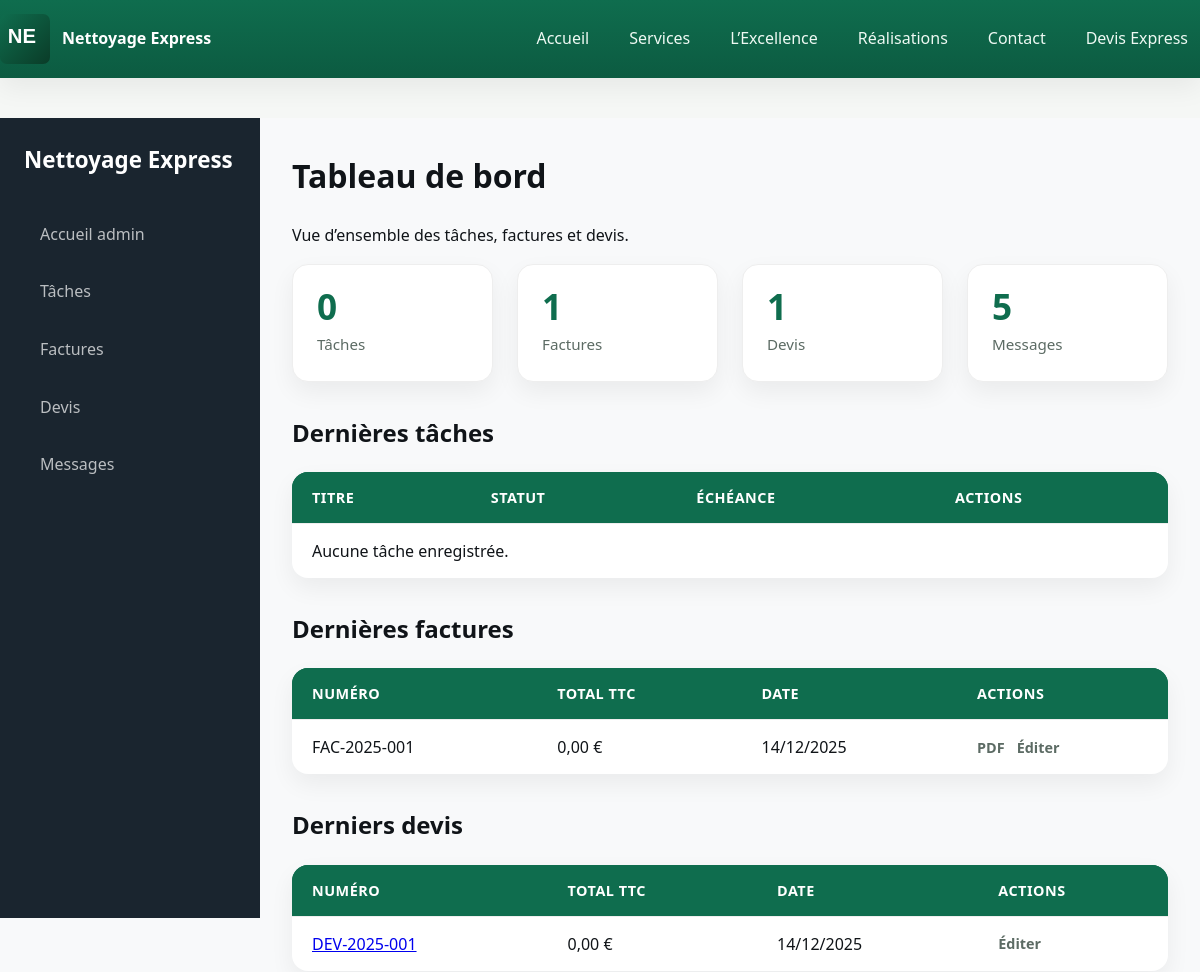
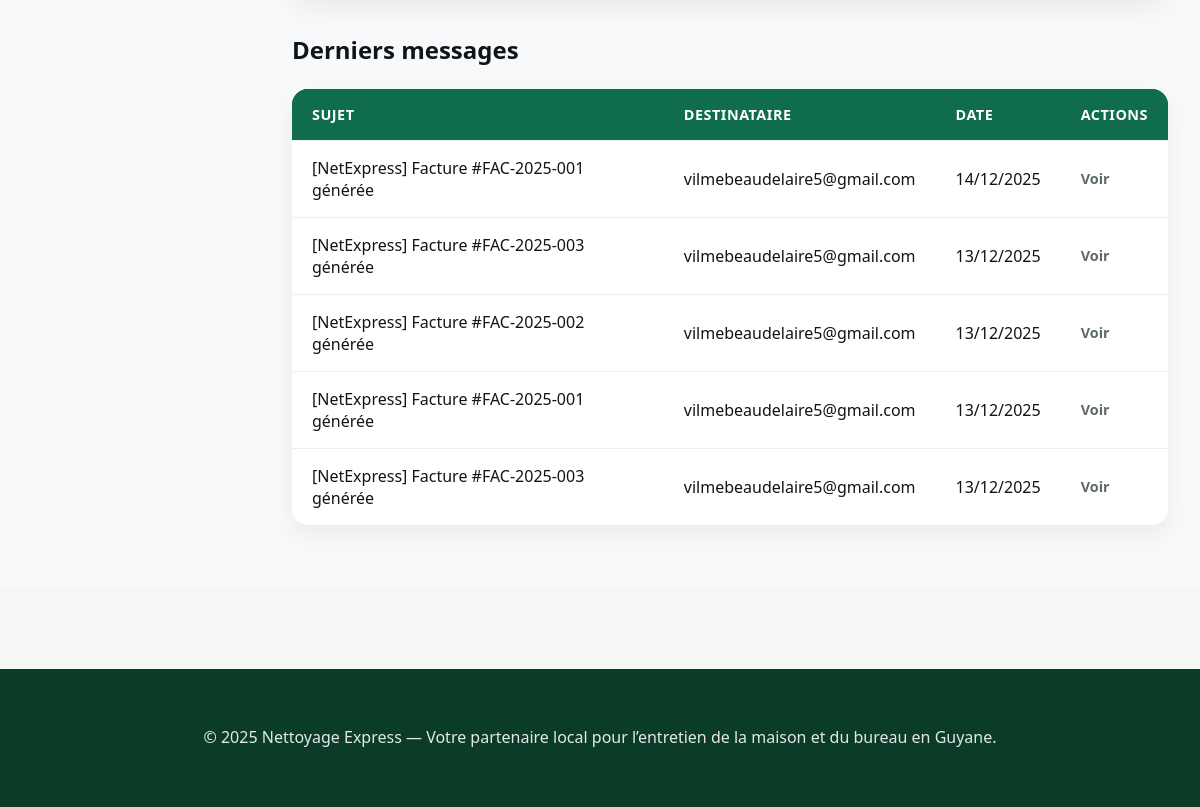
The page /dashboard/ (signed in) on the database its author committed (2 pictures, top to bottom).
### factures/models.py (models this page shows, shortened)
class Invoice(models.Model):
    class InvoiceStatus(models.TextChoices):
        DRAFT = "draft", _("Brouillon")
        REFACTURATION = "refacturation", _("Refacturation")
        AVOIR = "avoir", _("Avoir")
        DEMO = "demo", _("Devis")
        SENT = "sent", _("Envoyée")
        PAID = "paid", _("Payée")
        PARTIAL = "partial", _("Partiellement payée")
        OVERDUE = "overdue", _("En retard")
    quote = models.ForeignKey("devis.Quote", on_delete=models.SET_NULL, null=True, blank=True, related_name="invoices")
    number = models.CharField(
        max_length=20,
        unique=True,
        blank=True,
        help_text="Numéro FAC-AAAA-XXX, généré automatiquement si vide."
    )
    issue_date = models.DateField(default=date.today)
    due_date = models.DateField(null=True, blank=True)
    status = models.CharField( max_length=20, choices=InvoiceStatus.choices, default=InvoiceStatus.DRAFT)
    created_at = models.DateTimeField(auto_now_add=True)
    total_ht = models.DecimalField(max_digits=10, decimal_places=2, default=Decimal("0.00"))
    tva = models.DecimalField(max_digits=10, decimal_places=2, default=Decimal("0.00"))
    total_ttc = models.DecimalField(max_digits=10, decimal_places=2, default=Decimal("0.00"))
    discount = models.DecimalField(max_digits=10, decimal_places=2, default=Decimal("0.00"))
    amount = models.DecimalField(max_digits=10, decimal_places=2, default=Decimal("0.00"))
    notes = models.TextField(blank=True, default="")
    payment_terms = models.TextField(blank=True, default="")
    pdf = models.FileField(upload_to="factures", blank=True, null=True)
    class Meta:
        ordering = ["-issue_date", "-number"]
        indexes = [models.Index(fields=["number", "issue_date"])]
        verbose_name = _("facture")
        verbose_name_plural = _("factures")

### devis/models.py (models this page shows, shortened)
class Quote(models.Model):
    STATUS_CHOICES = [
        ("draft", "Brouillon"),
        ("sent", "Envoyé"),
        ("accepted", "Accepté"),
        ("rejected", "Rejeté"),
    ]
    number = models.CharField(
        max_length=20,
        unique=True,
        blank=True,
        help_text="Numéro de devis format DEV-AAAA-XXX, généré automatiquement."
    )
    client = models.ForeignKey(Client, on_delete=models.CASCADE, related_name="quotes")
    service = models.ForeignKey(
        Service,
        on_delete=models.SET_NULL,
        null=True,
        blank=True,
        related_name="quotes",
        help_text="Service principal demandé (optionnel si plusieurs items)."
    )
    message = models.TextField(blank=True)
    status = models.CharField(max_length=20, choices=STATUS_CHOICES, default="draft")
    issue_date = models.DateField(default=date.today)
    valid_until = models.DateField(null=True, blank=True)
    notes = models.TextField(blank=True)
    created_at = models.DateTimeField(auto_now_add=True)
    total_ht = models.DecimalField(max_digits=10, decimal_places=2, default=Decimal("0.00"))
    tva = models.DecimalField(max_digits=10, decimal_places=2, default=Decimal("0.00"))
    total_ttc = models.DecimalField(max_digits=10, decimal_places=2, default=Decimal("0.00"))
    pdf = models.FileField(upload_to="devis", blank=True, null=True)
    @property
    def items(self) -> List["QuoteItem"]:
        return self.quote_items.all()

### messaging/models.py (models this page shows, shortened)
class EmailMessage(models.Model):
    STATUS_DRAFT = "draft"
    STATUS_SENT = "sent"
    STATUS_FAILED = "failed"
    STATUS_CHOICES = [
        (STATUS_DRAFT, "Brouillon"),
        (STATUS_SENT, "Envoyé"),
        (STATUS_FAILED, "Échec"),
    ]
    recipient = models.CharField(
        max_length=500,
        help_text="Adresse(s) e‑mail des destinataires, séparées par des virgules."
    )
    cc = models.CharField(
        max_length=500,
        blank=True,
        help_text="Adresses e‑mail en copie carbone, séparées par des virgules."
    )
    subject = models.CharField(max_length=255)
    body = models.TextField()
    attachment = models.FileField(
        upload_to="messages/attachments",
        blank=True,
        null=True,
        help_text="Fichier à joindre au message, facultatif."
    )
    created_at = models.DateTimeField(auto_now_add=True)
    sent_at = models.DateTimeField(null=True, blank=True)
    status = models.CharField(
        max_length=20,
        choices=STATUS_CHOICES,
        default=STATUS_DRAFT,
    )
    error_message = models.TextField(blank=True)
    class Meta:
        ordering = ["-created_at"]
        verbose_name = "message envoyé"
        verbose_name_plural = "messages envoyés"

### core/views.py (the view)
# urls.py: path("dashboard/", views.dashboard, name="dashboard"),
@staff_member_required
def dashboard(request):
    tasks = Task.objects.all().order_by("-created_at")[:5]
    quotes = Quote.objects.all().order_by("-issue_date")[:5]
    invoices = Invoice.objects.all().order_by("-issue_date")[:5]
    email_messages = EmailMessage.objects.all().order_by("-created_at")[:5]
    return render(
        request,
        "core/dashboard.html",
        {
            "tasks": tasks,
            "quotes": quotes,
            "invoices": invoices,
            "recent_messages": email_messages,
        },
    )

### templates/core/dashboard.html (shortened to what this page needs)
{% extends "base.html" %}
{% block content %}
<div class="admin-dashboard">
  <aside class="sidebar">
    <div class="sidebar-brand">Nettoyage Express</div>
    <nav class="sidebar-nav">
      <a href="{% url 'admin:index' %}">Accueil admin</a>
      <a href="{% url 'tasks:list' %}">Tâches</a>
      <a href="{% url 'factures:archive' %}">Factures</a>
      <a href="{% url 'devis:request_quote' %}">Devis</a>
      <a href="{% url 'messaging:list' %}">Messages</a>
    </nav>
  </aside>
  <main class="dashboard-content">
    <h1 style="margin-top:0">Tableau de bord</h1>
    <p class="muted">Vue d’ensemble des tâches, factures et devis.</p>
    <div class="kpis">
      <div class="kpi-card">
        <div class="kpi-value">{{ tasks|length }}</div>
        <div class="kpi-label">Tâches</div>
      </div>
      <div class="kpi-card">
        <div class="kpi-value">{{ invoices|length }}</div>
        <div class="kpi-label">Factures</div>
      </div>
      <div class="kpi-card">
        <div class="kpi-value">{{ quotes|length }}</div>
        <div class="kpi-label">Devis</div>
      </div>
      <div class="kpi-card">
        <div class="kpi-value">{{ recent_messages|length }}</div>
        <div class="kpi-label">Messages</div>
      </div>
    </div>
    <h2>Dernières tâches</h2>
    <table class="dashboard-table">
      <thead>
        <tr><th>Titre</th><th>Statut</th><th>Échéance</th><th>Actions</th></tr>
      </thead>
      <tbody>
        {% for t in tasks %}
        <tr>
          <td>{{ t.title }}</td>
          <td>
            <span class="badge {% if t.status == 'new' or t.status == 'pending' %}badge-new{% elif t.status == 'done' or t.status == 'traite' %}badge-traite{% else %}badge-partial{% endif %}">{{ t.get_status_display }}</span>
          </td>
          <td>{{ t.due_date|date:'d/m/Y' }}</td>
          <td>
            <div class="action-links">
              <a href="{% url 'tasks:detail' t.pk %}">Voir</a>
              {% if perms.tasks.change_task %}<a href="{% url 'admin:tasks_task_change' t.pk %}">Éditer</a>{% endif %}
            </div>
          </td>
        </tr>
        {% empty %}
        <tr><td colspan="4">Aucune tâche enregistrée.</td></tr>
        {% endfor %}
      </tbody>
    </table>
    <h2>Dernières factures</h2>
    <table class="dashboard-table">
      <thead><tr><th>Numéro</th><th>Total TTC</th><th>Date</th><th>Actions</th></tr></thead>
      <tbody>
        {% for inv in invoices %}
        <tr>
          <td>{{ inv.number }}</td>
          <td>{{ inv.total_ttc }} €</td>
          <td>{{ inv.issue_date|date:'d/m/Y' }}</td>
          <td>
            <div class="action-links">
              {% if inv.pdf %}<a href="{{ inv.pdf.url }}" target="_blank">PDF</a>{% endif %}
              {% if perms.factures.change_invoice %}<a href="{% url 'admin:factures_invoice_change' inv.pk %}">Éditer</a>{% endif %}
            </div>
          </td>
        </tr>
        {% empty %}
        <tr><td colspan="4">Aucune facture disponible.</td></tr>
        {% endfor %}
      </tbody>
    </table>
    <h2>Derniers devis</h2>
    <table class="dashboard-table">
      <thead><tr><th>Numéro</th><th>Total TTC</th><th>Date</th><th>Actions</th></tr></thead>
      <tbody>
        {% for q in quotes %}
        <tr>
          <td>{% if q.pdf %}<a href="{% url 'devis:download' q.pk %}" target="_blank">{{ q.number }}</a>{% else %}{{ q.number }}{% endif %}</td>
          <td>{{ q.total_ttc }} €</td>
          <td>{{ q.issue_date|date:'d/m/Y' }}</td>
          <td>
            <div class="action-links">
              {% if perms.devis.change_quote %}<a href="{% url 'admin:devis_quote_change' q.pk %}">Éditer</a>{% endif %}
            </div>
          </td>
        </tr>
        {% empty %}
        <tr><td colspan="4">Aucun devis disponible.</td></tr>
        {% endfor %}
      </tbody>
    </table>
    <h2>Derniers messages</h2>
    <table class="dashboard-table">
      <thead><tr><th>Sujet</th><th>Destinataire</th><th>Date</th><th>Actions</th></tr></thead>
      <tbody>
        {% for m in recent_messages %}
        <tr>
          <td>{{ m.subject }}</td>
          <td>{{ m.recipient }}</td>
          <td>{{ m.created_at|date:'d/m/Y' }}</td>
          <td>
            <div class="action-links">
              <a href="{% url 'messaging:detail' m.pk %}">Voir</a>
            </div>
          </td>
        </tr>
        {% empty %}
        <tr><td colspan="4">Aucun message envoyé récemment.</td></tr>
        {% endfor %}
      </tbody>
    </table>
  </main>
</div>
{% endblock %}

### static/css/base.css (style rules this page uses)
:root { --brand: #0f6d4e; --brand-700: #0c5b41; --brand-900: #0a3c28; --ink: #101418; --muted: #5c6b64; --surface: #f5f7f5; --card: #ffffff; --ring: rgba(15, 109, 78, .25); --radius: 16px; --container-width: 1200px; --shadow-1: 0 10px 25px rgba(16, 20, 24, .06); --shadow-2: 0 20px 50px rgba(16, 20, 24, .10); }
* { box-sizing: border-box; }
html, body { margin: 0; padding: 0; height: 100%; overflow-x: hidden; }
body { font-family: ui-sans-serif, system-ui, -apple-system, sans-serif; color: var(--ink); background: var(--surface); line-height: 1.6; }

### static/css/style.css (style rules this page uses)
:root { --primary: #0f6d4e; --secondary: #D4AF37; --bg-light: #F8F9FA; }
.admin-dashboard { display: flex; min-height: 100vh; background: #f3f4f6; }
.sidebar { width: 260px; background: #111827; color: #fff; padding: 24px; flex-shrink: 0; }
.sidebar a { display: block; color: #9ca3af; text-decoration: none; padding: 12px; margin-bottom: 4px; border-radius: 8px; }
.dashboard-content { flex: 1; padding: 32px; overflow-x: auto; }
.dashboard-table { width: 100%; background: #fff; border-collapse: collapse; border-radius: 12px; overflow: hidden; }
.dashboard-table th { background: var(--primary); color: #fff; padding: 12px; text-align: left; }
.dashboard-table td { padding: 12px; border-bottom: 1px solid #e5e7eb; }
.admin-dashboard { display: flex; min-height: 100vh; background: var(--bg-light); }
.sidebar { width: 260px; background: #1a252f; color: #fff; flex-shrink: 0; display: flex; flex-direction: column; padding: 24px; position: sticky; top: 0; height: 100vh; }
.sidebar-brand { font-size: 1.4rem; font-weight: 700; margin-bottom: 32px; color: #fff; text-decoration: none; display: flex; align-items: center; gap: 10px; }
.sidebar-nav { flex: 1; display: flex; flex-direction: column; gap: 4px; }
.sidebar-nav a { display: block; padding: 12px 16px; color: rgba(255, 255, 255, 0.7); text-decoration: none; border-radius: 8px; transition: all .2s ease; font-weight: 500; }
.kpis { display: grid; grid-template-columns: repeat(auto-fit, minmax(200px, 1fr)); gap: 24px; margin-bottom: 32px; }
.kpi-card { background: #fff; border-radius: var(--radius); box-shadow: var(--shadow-1); padding: 24px; display: flex; flex-direction: column; gap: 8px; border: 1px solid #eee; }
.kpi-value { font-size: 2.2rem; font-weight: 800; color: var(--primary); line-height: 1; }
.kpi-label { font-size: 0.95rem; color: var(--muted); font-weight: 500; }
.dashboard-table { width: 100%; border-collapse: separate; border-spacing: 0; background: #fff; border-radius: var(--radius); overflow: hidden; box-shadow: var(--shadow-1); margin-bottom: 32px; }
.dashboard-table thead { background: var(--primary); color: #fff; }
.dashboard-table th, .dashboard-table td { padding: 16px 20px; text-align: left; border-bottom: 1px solid #eee; }
.dashboard-table th { font-weight: 600; font-size: 0.9rem; text-transform: uppercase; letter-spacing: 0.5px; }
.dashboard-table tr:last-child td { border-bottom: none; }
.action-links { display: flex; gap: 12px; }
.action-links a { font-size: 0.9rem; font-weight: 600; text-decoration: none; color: var(--muted); }

### rows shown on the page
Invoice: number "FAC-2025-001", total_ttc "0,00", issue_date "14/12/2025"
Quote: number "DEV-2025-001", total_ttc "0,00", issue_date "14/12/2025"
EmailMessage: subject "[NetExpress] Facture #FAC-2025-001 générée", recipient "vilmebeaudelaire5@gmail.com", created_at "14/12/2025"
EmailMessage: subject "[NetExpress] Facture #FAC-2025-003 générée", recipient "vilmebeaudelaire5@gmail.com", created_at "13/12/2025"
EmailMessage: subject "[NetExpress] Facture #FAC-2025-002 générée", recipient "vilmebeaudelaire5@gmail.com", created_at "13/12/2025"
EmailMessage: subject "[NetExpress] Facture #FAC-2025-001 générée", recipient "vilmebeaudelaire5@gmail.com", created_at "13/12/2025"
EmailMessage: subject "[NetExpress] Facture #FAC-2025-003 générée", recipient "vilmebeaudelaire5@gmail.com", created_at "13/12/2025"

### other values the page prints
{{ tasks|length }} "0"
{{ invoices|length }} "1"
{{ quotes|length }} "1"
{{ recent_messages|length }} "5"
